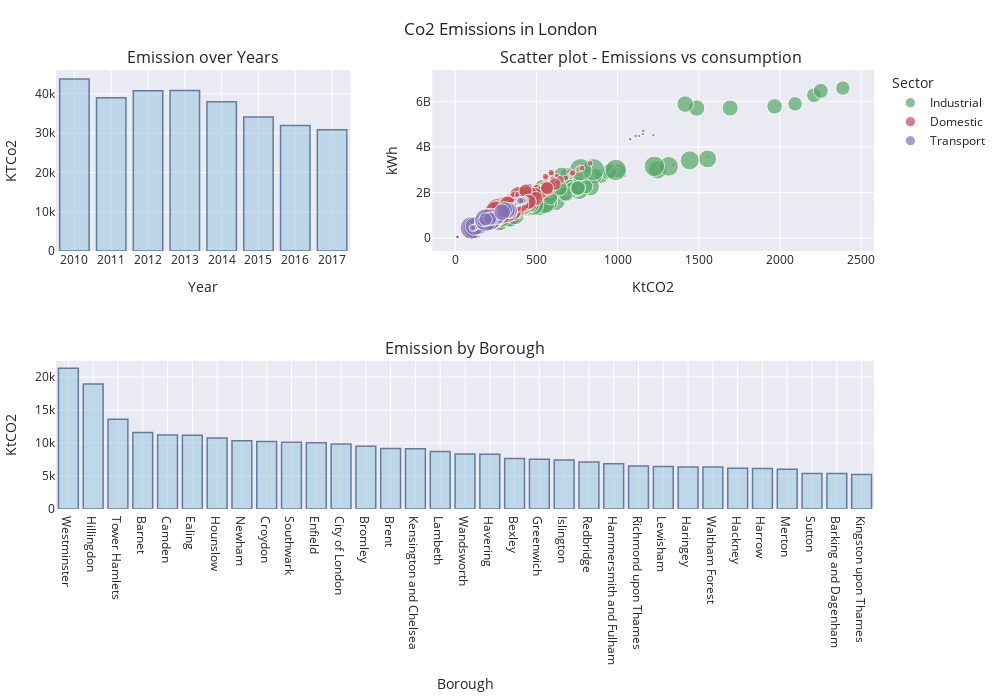

The notebook cell this image was saved under:
### Code cell
# Subplots specifications
fig = make_subplots(rows = 2,
                    cols = 2,
                    row_heights=[0.55, 0.45],
                    column_widths=[0.4, 0.6],
                    specs=[[{"type": "bar"}, {"type": "scatter"}],
                           [{"type":"bar", "colspan": 2},None]],
                    subplot_titles=("Emission over Years", 
                                    "Scatter plot - Emissions vs consumption ", 
                                    "Emission by Borough"))


# Plot Emission by Borough
fig.add_trace(go.Bar(y = bar_chart_df.sort_values(by = "KtCO2e",ascending = False)["KtCO2e"],
                     x = bar_chart_df.sort_values(by = "KtCO2e",ascending = False)["Borough"],
                    showlegend=False,marker_color='rgb(158,202,225)',
                    marker_line_color='rgb(8,48,107)',
                    marker_line_width=1.5, opacity=0.6, name = "KtCo2"), 
             row=2, col=1)

# Plot Emission over Years
fig.add_trace(go.Bar(y = ts_chart_df["KtCO2e"],x = ts_chart_df["Year"],showlegend=False,
                    marker_color='rgb(158,202,225)',
                    marker_line_color='rgb(8,48,107)',
                    marker_line_width=1.5, opacity=0.6, name = "KtCo2"),
             row=1, col=1)


# Scatter plot - Emissions vs consumption - Industrial
fig.add_trace(go.Scatter(x = scatter_chart_df[scatter_chart_df["Sector"] == "Industrial and Commercial"]["KtCO2e"],
                         y = scatter_chart_df[scatter_chart_df["Sector"] == "Industrial and Commercial"]["kWh"],
                         marker=dict(size = scatter_chart_df[scatter_chart_df["Sector"] == "Industrial and Commercial"]["Population_per_square_kilometre"]/700),   
                         name = "Industrial",hovertemplate = 'KtCO2e: %{x}<extra></extra>   kWh: %{y}<extra></extra>',
                         mode = "markers"),
             row=1, col=2)

# Scatter plot - Emissions vs consumption - Domestic
fig.add_trace(go.Scatter(x = scatter_chart_df[scatter_chart_df["Sector"] == "Domestic"]["KtCO2e"],
                         y = scatter_chart_df[scatter_chart_df["Sector"] == "Domestic"]["kWh"],
                         marker=dict(size = scatter_chart_df[scatter_chart_df["Sector"] == "Domestic"]["Population_per_square_kilometre"]/700),   
                         name = "Domestic",hovertemplate = 'KtCO2e: %{x}<extra></extra>   kWh: %{y}<extra></extra>',
                         mode = "markers"),
             row=1, col=2)

# Scatter plot - Emissions vs consumption - Transport
fig.add_trace(go.Scatter(x = scatter_chart_df[scatter_chart_df["Sector"] == "Transport"]["KtCO2e"],
                         y = scatter_chart_df[scatter_chart_df["Sector"] == "Transport"]["kWh"],
                         marker=dict(size = scatter_chart_df[scatter_chart_df["Sector"] == "Transport"]["Population_per_square_kilometre"]/700),   
                         name = "Transport",hovertemplate = 'KtCO2e: %{x}<extra></extra>   kWh: %{y}<extra></extra>',
                         mode = "markers"),
             row=1, col=2)


# Figure layout
fig.update_layout(
    title = "Co2 Emissions in London",
    template="seaborn",
    width  = 1000,
    height = 700,
    margin = dict(r= 10, t=70, b=10, l=10),
    legend_title="Sector",hovermode='x unified'
)

# Figure axis plot 1
fig.update_xaxes(title_text="Year", row=1, col=1,
                 tickmode = 'linear')
fig.update_yaxes(title_text="KTCo2", row=1, col=1)

# Figure axis plot 2
fig.update_xaxes(title_text="KtCO2", row=1, col=2)
fig.update_yaxes(title_text="kWh", row=1, col=2)

# Figure axis plot 3
fig.update_xaxes(title_text="Borough", row=2, col=1)
fig.update_yaxes(title_text="KtCO2", row=2, col=1)


fig.show()

### Figure 1 — Plotly figure (JSON) as saved in the notebook; plotly's stock layout.template omitted (floating-point values rounded to 4 significant figures; data arrays with more than 128 entries replaced by an {"elided": "..."} marker saying what was removed)
{"data": [{"marker": {"color": "rgb(158,202,225)", "line": {"color": "rgb(8,48,107)", "width": 1.5}}, "name": "KtCo2", "opacity": 0.6, "showlegend": false, "type": "bar", "x": ["Westminster", "Hillingdon", "Tower Hamlets", "Barnet", "Camden", "Ealing", "Hounslow", "Newham", "Croydon", "Southwark", "Enfield", "City of London", "Bromley", "Brent", "Kensington and Chelsea", "Lambeth", "Wandsworth", "Havering", "Bexley", "Greenwich", "Islington", "Redbridge", "Hammersmith and Fulham", "Richmond upon Thames", "Lewisham", "Haringey", "Waltham Forest", "Hackney", "Harrow", "Merton", "Sutton", "Barking and Dagenham", "Kingston upon Thames"], "xaxis": "x3", "y": [21330.0, 18950.0, 13610.0, 11580.0, 11210.0, 11160.0, 10760.0, 10360.0, 10240.0, 10120.0, 10040.0, 9852.0, 9518.0, 9177.0, 9116.0, 8720.0, 8333.0, 8279.0, 7672.0, 7553.0, 7441.0, 7130.0, 6841.0, 6518.0, 6450.0, 6378.0, 6366.0, 6187.0, 6149.0, 6030.0, 5390.0, 5364.0, 5212.0], "yaxis": "y3"}, {"marker": {"color": "rgb(158,202,225)", "line": {"color": "rgb(8,48,107)", "width": 1.5}}, "name": "KtCo2", "opacity": 0.6, "showlegend": false, "type": "bar", "x": [2010, 2011, 2012, 2013, 2014, 2015, 2016, 2017], "xaxis": "x", "y": [43720.0, 38970.0, 40720.0, 40840.0, 37920.0, 34090.0, 31940.0, 30850.0], "yaxis": "y"}, {"hovertemplate": "KtCO2e: %{x}<extra></extra>   kWh: %{y}<extra></extra>", "marker": {"size": {"elided": "264 float values"}}, "mode": "markers", "name": "Industrial", "type": "scatter", "x": {"elided": "264 float values"}, "xaxis": "x2", "y": {"elided": "264 float values"}, "yaxis": "y2"}, {"hovertemplate": "KtCO2e: %{x}<extra></extra>   kWh: %{y}<extra></extra>", "marker": {"size": {"elided": "264 float values"}}, "mode": "markers", "name": "Domestic", "type": "scatter", "x": {"elided": "264 float values"}, "xaxis": "x2", "y": {"elided": "264 float values"}, "yaxis": "y2"}, {"hovertemplate": "KtCO2e: %{x}<extra></extra>   kWh: %{y}<extra></extra>", "marker": {"size": {"elided": "264 float values"}}, "mode": "markers", "name": "Transport", "type": "scatter", "x": {"elided": "264 float values"}, "xaxis": "x2", "y": {"elided": "264 float values"}, "yaxis": "y2"}], "layout": {"annotations": [{"font": {"size": 16}, "showarrow": false, "text": "Emission over Years", "x": 0.18, "xanchor": "center", "xref": "paper", "y": 1, "yanchor": "bottom", "yref": "paper"}, {"font": {"size": 16}, "showarrow": false, "text": "Scatter plot - Emissions vs consumption ", "x": 0.73, "xanchor": "center", "xref": "paper", "y": 1, "yanchor": "bottom", "yref": "paper"}, {"font": {"size": 16}, "showarrow": false, "text": "Emission by Borough", "x": 0.5, "xanchor": "center", "xref": "paper", "y": 0.3375, "yanchor": "bottom", "yref": "paper"}], "height": 700, "hovermode": "x unified", "legend": {"title": {"text": "Sector"}}, "margin": {"b": 10, "l": 10, "r": 10, "t": 70}, "title": {"text": "Co2 Emissions in London"}, "width": 1000, "xaxis": {"anchor": "y", "domain": [0, 0.36], "tickmode": "linear", "title": {"text": "Year"}}, "xaxis2": {"anchor": "y2", "domain": [0.46, 1], "title": {"text": "KtCO2"}}, "xaxis3": {"anchor": "y3", "domain": [0, 1], "title": {"text": "Borough"}}, "yaxis": {"anchor": "x", "domain": [0.5875, 1], "title": {"text": "KTCo2"}}, "yaxis2": {"anchor": "x2", "domain": [0.5875, 1], "title": {"text": "kWh"}}, "yaxis3": {"anchor": "x3", "domain": [0, 0.3375], "title": {"text": "KtCO2"}}}}
